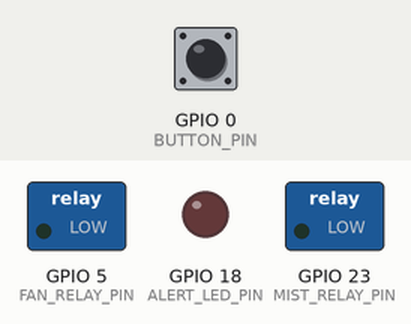
Recording of a program running on a simulated ESP32. Parts: switched loads named in the program (green lamp = pin HIGH), output pins drawn as LEDs (lit = HIGH). Inputs (shaded band) come from the test bench; at power-on: GPIO 0 (BUTTON_PIN) HIGH. What the program prints to the serial monitor is not drawn.

Above: at 1.7 s.
1.8 s: GPIO 0 (BUTTON_PIN) pulled LOW for 3.2 s
At 2.7 s:
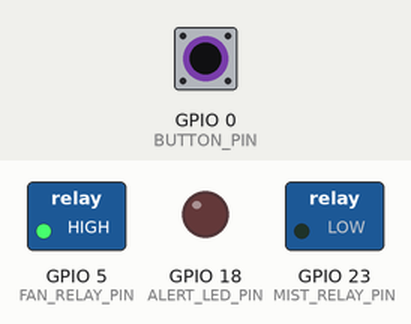
6.5 s: GPIO 0 (BUTTON_PIN) pulled LOW for 0.15 s
At 7.6 s:
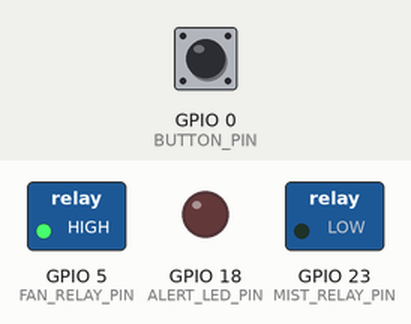
8.1 s: GPIO 0 (BUTTON_PIN) pulled LOW for 1 s
At 8.8 s:
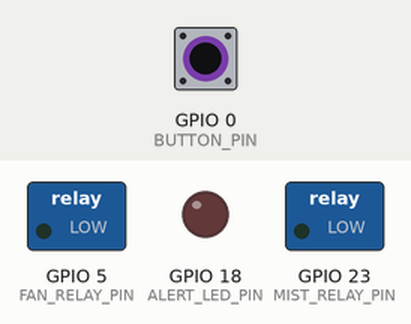
10.6 s: GPIO 0 (BUTTON_PIN) pulled LOW for 0.15 s
At 11.0 s:
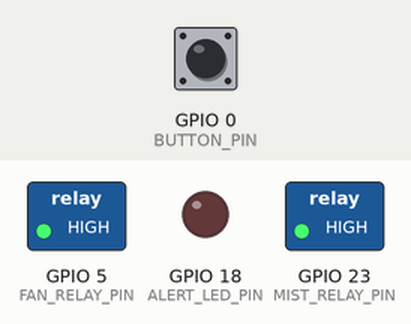
12.2 s: GPIO 0 (BUTTON_PIN) pulled LOW for 0.15 s
At 13.1 s:
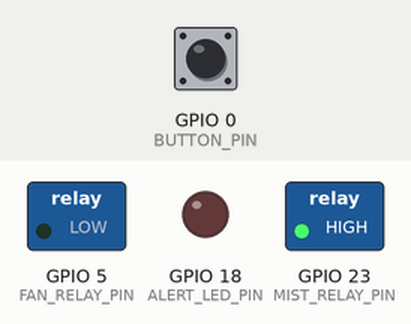
Timing chart, 0 to 14.8 s (numbered marks = the images above; inputs shaded):
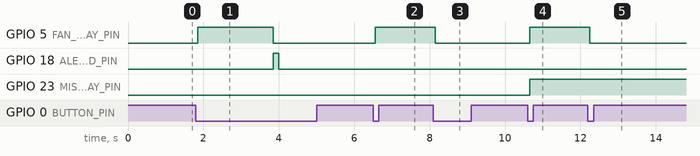

Measured:
- after the input at 1.8 s, GPIO 5 (FAN_RELAY_PIN): LOW → HIGH after 0.05 s, → LOW 2.0 s later; GPIO 18 (ALERT_LED_PIN): LOW → HIGH after 2.1 s, → LOW 0.15 s later
- after the input at 6.5 s, GPIO 5 (FAN_RELAY_PIN): LOW → HIGH after 0.05 s
- after the input at 8.1 s, GPIO 5 (FAN_RELAY_PIN): HIGH → LOW after 0.05 s
- after the input at 10.6 s, GPIO 5 (FAN_RELAY_PIN), GPIO 23 (MIST_RELAY_PIN): LOW → HIGH after 0.05 s
- after the input at 12.2 s, GPIO 5 (FAN_RELAY_PIN): HIGH → LOW after 0.05 s

The program:

main.cpp
```cpp
/**
 * Lab 1.1: Digital Inputs, Software Debounce & Relays (Complete Code Solution)
 *
 * Features:
 *  - Interfacing Push Button switch with software debounce (non-blocking millis).
 *  - Single-click toggle Relay 1 (Fan) on button press.
 *  - Challenge:
 *    - Keeps count of button toggles. On the 3rd press, turns ON Relay 2 (Pump/Mist).
 *    - Detects Long Press (held down > 2000ms) to shut down and reset all loads.
 *  - Macro abstraction (RELAY_ON / RELAY_OFF) for Active-HIGH / Active-LOW compatibility.
 *  - Cross-platform support (ESP32 IPST-WiFi & ESP8266 AX-WiFi).
 */

#include <Arduino.h>

// ================================================================
// 🔌 1. การกำหนดขาพินฮาร์ดแวร์ตามชนิดบอร์ด (Pin Definitions)
// ================================================================
#if defined(ESP8266)
#define BOARD_NAME      "ESP8266 (AX-WiFi / NodeMCU)"
#define BUTTON_PIN      0            // D3 / GPIO 0 (ปุ่ม FLASH บนบอร์ด)
#define FAN_RELAY_PIN   13           // D7 / GPIO 13 สำหรับ AX-WiFi
#define MIST_RELAY_PIN  16           // D0 / GPIO 16 สำหรับ AX-WiFi
#define ALERT_LED_PIN   2            // Onboard LED (GPIO 2 / D4)
#elif defined(ESP32)
#define BOARD_NAME      "ESP32 (IPST-WiFi / DevKit)"
#define BUTTON_PIN      0            // GPIO 0 (ปุ่ม SW1 บนบอร์ด หรือ Push Button)
#define FAN_RELAY_PIN   5            // พอร์ต 5 สำหรับ IPST-WiFi
#define MIST_RELAY_PIN  23           // พอร์ต 23 สำหรับ IPST-WiFi
#define ALERT_LED_PIN   18           // Onboard LED (GPIO 18)
#endif

// Macro ป้องกันความสับสนเรื่อง Active-HIGH vs Active-LOW
#define RELAY_ON        HIGH
#define RELAY_OFF       LOW

// Button Debounce & State Variables
bool lastButtonState = HIGH;
bool currentButtonState = HIGH;
unsigned long lastDebounceTime = 0;
const unsigned long DEBOUNCE_DELAY = 50; // 50ms debounce time

// Long Press Timing
unsigned long buttonPressTime = 0;
const unsigned long LONG_PRESS_DURATION = 2000; // 2 วินาที
bool longPressTriggered = false;

// Relay and count states
bool fanState = false;
bool mistState = false;
int toggleCount = 0;

void setup() {
  Serial.begin(115200);
  delay(500);

  // 1. ตั้งค่า INPUT_PULLUP สำหรับสวิตช์ปุ่มกด และ OUTPUT สำหรับขารีเลย์
  pinMode(BUTTON_PIN, INPUT_PULLUP);
  pinMode(FAN_RELAY_PIN, OUTPUT);
  pinMode(MIST_RELAY_PIN, OUTPUT);
  pinMode(ALERT_LED_PIN, OUTPUT);

  // กำหนดสถานะเริ่มต้นที่ปลอดภัย (Safe Initial State)
  digitalWrite(FAN_RELAY_PIN, RELAY_OFF);
  digitalWrite(MIST_RELAY_PIN, RELAY_OFF);
  digitalWrite(ALERT_LED_PIN, LOW);

  Serial.println("=================================================");
  Serial.println(" Lab 1.1: Digital Inputs & Debouncing Initialized");
  Serial.printf(" Board : %s\n", BOARD_NAME);
  Serial.printf(" Button: GPIO %d (INPUT_PULLUP)\n", BUTTON_PIN);
  Serial.printf(" Relays: Fan=GPIO %d, Mist=GPIO %d\n", FAN_RELAY_PIN, MIST_RELAY_PIN);
  Serial.println("=================================================");
}

void loop() {
  int reading = digitalRead(BUTTON_PIN);

  // 1. ตรวจสอบการสั่นหน้าสัมผัส (Debounce Check)
  if (reading != lastButtonState) {
    lastDebounceTime = millis();
  }

  if ((millis() - lastDebounceTime) > DEBOUNCE_DELAY) {
    // หากผ่านพ้น DEBOUNCE_DELAY ไปแล้ว และสถานะปุ่มเปลี่ยนไปจริง
    if (reading != currentButtonState) {
      currentButtonState = reading;

      // ตรวจพบอีเวนต์ "กดสวิตช์ลง" (Falling Edge / Active LOW)
      if (currentButtonState == LOW) {
        buttonPressTime = millis();
        longPressTriggered = false;

        // 2. การสลับสถานะของ Relay 1 (Fan Toggle)
        fanState = !fanState;
        digitalWrite(FAN_RELAY_PIN, fanState ? RELAY_ON : RELAY_OFF);

        // เพิ่มจำนวนครั้งการกดสวิตช์
        toggleCount++;
        Serial.printf(">> [BUTTON CLICK] Toggle #%d | Fan Relay: %s\n",
                      toggleCount, fanState ? "ON" : "OFF");

        // โจทย์ท้าทาย: เมื่อกด Toggle ครบ 3 ครั้ง ให้เปิดการทำงานของ Relay 2 (Mist Pump)
        if (toggleCount == 3) {
          mistState = true;
          digitalWrite(MIST_RELAY_PIN, RELAY_ON);
          Serial.println(">> [CHALLENGE TRIGGERED] กดครบ 3 ครั้ง -> เปิดปั๊มพ่นหมอก (Mist Relay ON)");
        }
      }
    }
  }

  // 3. ตรวจจับการกดปุ่มค้าง (Long Press Detection > 2 วินาที)
  if (currentButtonState == LOW && !longPressTriggered) {
    if ((millis() - buttonPressTime) > LONG_PRESS_DURATION) {
      longPressTriggered = true; // ป้องกันการทำงานซ้ำจนกว่าจะปล่อยปุ่ม

      // เมื่อกดค้างครบ 2 วินาที: สั่ง Safe Reset ปิดรีเลย์ทุกตัว และล้างตัวนับ
      fanState = false;
      mistState = false;
      toggleCount = 0;

      digitalWrite(FAN_RELAY_PIN, RELAY_OFF);
      digitalWrite(MIST_RELAY_PIN, RELAY_OFF);

      // กระพริบไฟเตือน Reset
      digitalWrite(ALERT_LED_PIN, HIGH);
      delay(150);
      digitalWrite(ALERT_LED_PIN, LOW);

      Serial.println(">> [LONG PRESS DETECTED] ระบบถูกรีเซ็ต: ปิดโหลดทั้งหมด และรีเซ็ตตัวนับเป็น 0");
    }
  }

  lastButtonState = reading;
}
```
